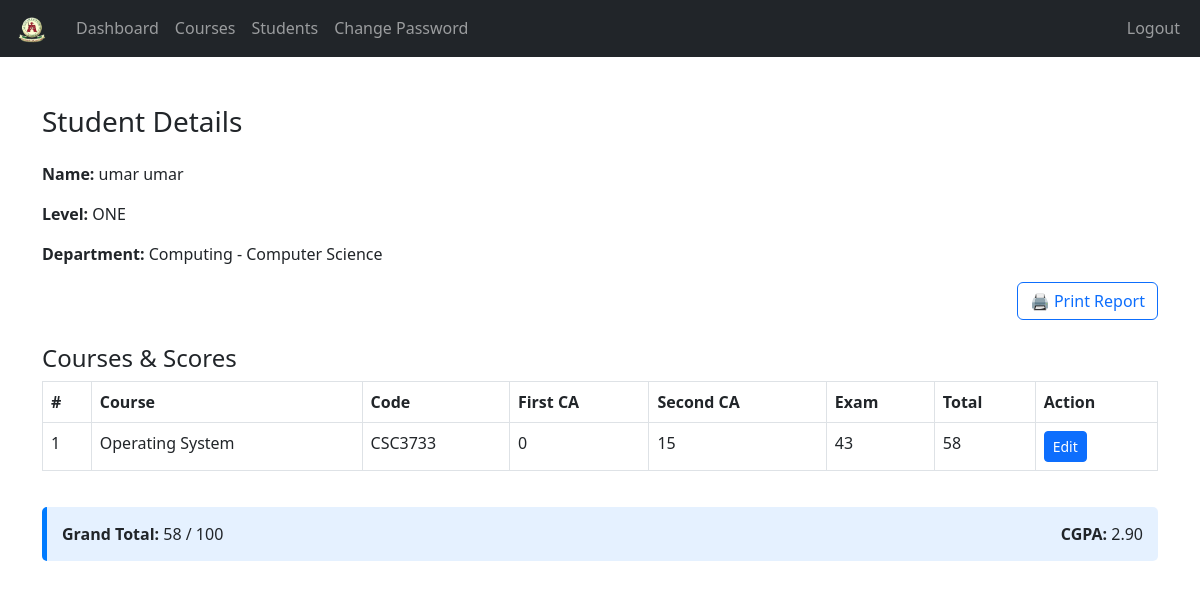
Page /Lecturer/student-view.php?student_id=2 (signed in) on the committed database.
### tables this page shows
CREATE TABLE `students` (
  `student_id` int NOT NULL AUTO_INCREMENT,
  `username` varchar(127) NOT NULL,
  `password` varchar(255) NOT NULL,
  `fname` varchar(127) NOT NULL,
  `lname` varchar(255) NOT NULL,
  `department_id` int DEFAULT NULL,
  `level` varchar(10) DEFAULT NULL,
  `cgpa` decimal(4,2) DEFAULT NULL,
  `address` varchar(500) NOT NULL,
  `gender` varchar(7) NOT NULL,
  `email_address` varchar(255) NOT NULL,
  `date_of_birth` date NOT NULL,
  `date_of_joined` timestamp NULL DEFAULT CURRENT_TIMESTAMP,
  `parent_fname` varchar(127) NOT NULL,
  `parent_lname` varchar(127) NOT NULL,
  `parent_phone_number` varchar(31) NOT NULL,
  PRIMARY KEY (`student_id`),
  UNIQUE KEY `username` (`username`),
  KEY `fk_department` (`department_id`),
  CONSTRAINT `fk_department` FOREIGN KEY (`department_id`) REFERENCES `departments` (`department_id`) ON DELETE SET NULL
);

CREATE TABLE `departments` (
  `department_id` int NOT NULL AUTO_INCREMENT,
  `department` varchar(255) NOT NULL,
  `faculty` varchar(255) NOT NULL,
  PRIMARY KEY (`department_id`),
  UNIQUE KEY `department_id` (`department_id`)
);

CREATE TABLE `subjects` (
  `subject_id` int NOT NULL AUTO_INCREMENT,
  `subject` varchar(31) NOT NULL,
  `subject_code` varchar(31) NOT NULL,
  `department` int DEFAULT NULL,
  PRIMARY KEY (`subject_id`)
);

CREATE TABLE `student_subject_scores` (
  `id` int NOT NULL AUTO_INCREMENT,
  `student_id` int NOT NULL,
  `subject_id` int NOT NULL,
  `first_ca` tinyint DEFAULT NULL,
  `second_ca` tinyint DEFAULT NULL,
  `exam` tinyint DEFAULT NULL,
  `created_at` timestamp NULL DEFAULT CURRENT_TIMESTAMP,
  `updated_at` timestamp NULL DEFAULT CURRENT_TIMESTAMP ON UPDATE CURRENT_TIMESTAMP,
  PRIMARY KEY (`id`),
  UNIQUE KEY `ux_student_subject` (`student_id`,`subject_id`),
  KEY `subject_id` (`subject_id`),
  CONSTRAINT `student_subject_scores_ibfk_1` FOREIGN KEY (`student_id`) REFERENCES `students` (`student_id`),
  CONSTRAINT `student_subject_scores_ibfk_2` FOREIGN KEY (`subject_id`) REFERENCES `subjects` (`subject_id`) ON DELETE CASCADE
);

### Lecturer/data/department.php (called while the page is built, shortened)
<?php
function getDepartmentById($department_id, $conn){
   $sql = "SELECT * FROM departments
           WHERE department_id=?";
   $stmt = $conn->prepare($sql);
   $stmt->execute([$department_id]);
   if ($stmt->rowCount() == 1) {
     $department = $stmt->fetch();
     return $department;
   }else {
    return 0;
   }
}

### Lecturer/student-view.php (the view, shortened to what this page needs)
<?php
include "../DB_connection.php";
include "data/department.php";
$lecturer_id = (int)$_SESSION['lecturer_id'];
$student_id = (int)$_GET['student_id'];
$stmt = $conn->prepare("SELECT * FROM students WHERE student_id = ?");
$stmt->execute([$student_id]);
$student = $stmt->fetch(PDO::FETCH_ASSOC);
$error_message = "No courses found for this student in your assigned department and level.";
$stmt = $conn->prepare(
    "SELECT s.subject_id, s.subject, s.subject_code
     FROM subjects s
     JOIN lecturer_subjects ls ON s.subject_id = ls.subject_id
     JOIN student_subject_scores sc ON s.subject_id = sc.subject_id
     JOIN lecturer_levels ll ON ll.lecturer_id = ls.lecturer_id
     WHERE ls.lecturer_id = ?
     AND sc.student_id = ?
     AND s.department = ?
     AND ll.level = ?"
);
$stmt->execute([$lecturer_id, $student_id, $student['department_id'], $student['level']]);
$subjects = $stmt->fetchAll(PDO::FETCH_ASSOC);
$stmt2 = $conn->prepare(
    "SELECT subject_id, first_ca, second_ca, exam
     FROM student_subject_scores
     WHERE student_id = ?
     AND subject_id IN (
         SELECT s.subject_id
         FROM subjects s
         JOIN lecturer_subjects ls ON s.subject_id = ls.subject_id
         JOIN lecturer_levels ll ON ll.lecturer_id = ls.lecturer_id
         WHERE ls.lecturer_id = ?
         AND s.department = ?
         AND ll.level = ?
     )"
);
$stmt2->execute([$student_id, $lecturer_id, $student['department_id'], $student['level']]);
$scoresMap = [];
while ($r = $stmt2->fetch(PDO::FETCH_ASSOC)) {
    $scoresMap[$r['subject_id']] = $r;
}
$grandTotal = 0;
$numSubjects = count($subjects);
foreach ($subjects as $sub) {
    $sc = $scoresMap[$sub['subject_id']] ?? ['first_ca' => 0, 'second_ca' => 0, 'exam' => 0];
    $grandTotal += ($sc['first_ca'] + $sc['second_ca'] + $sc['exam']);
}
if ($numSubjects > 0) {
    $cgpa = round(($grandTotal / ($numSubjects * 100)) * 5.0, 2);
} else {
    $cgpa = 0.00;
}
?>
<!DOCTYPE html>
<html lang="en">
<head>
    <link href="https://cdn.jsdelivr.net/npm/bootstrap@5.2.0/dist/css/bootstrap.min.css" rel="stylesheet"/>
</head>
<body>
    <?php include "inc/navbar.php"; ?>
    <div class="container mt-5">
        <h3 class="mb-4">Student Details</h3>
        <p><strong>Name:</strong> <?= htmlspecialchars($student['fname'] . " " . $student['lname']) ?></p>
        <p><strong>Level:</strong> <?= htmlspecialchars($student['level'] ?? 'N/A') ?></p>
        <p><strong>Department:</strong>
            <?= htmlspecialchars(($d = getDepartmentById($student['department_id'], $conn)) ? $d['faculty'] . " - " . $d['department'] : 'N/A') ?>
        </p>
        <div class="d-flex justify-content-end mb-3">
            <button class="btn btn-outline-primary" onclick="window.print()">🖨️ Print Report</button>
        </div>
        <h4 class="mt-4">Courses & Scores</h4>
        <div class="table-responsive">
            <table class="table table-bordered">
                <thead>
                    <tr>
                        <th>#</th>
                        <th>Course</th>
                        <th>Code</th>
                        <th>First CA</th>
                        <th>Second CA</th>
                        <th>Exam</th>
                        <th>Total</th>
                        <th>Action</th>
                    </tr>
                </thead>
                <tbody>
                    <?php if (empty($subjects)): ?>
                        <tr>
                            <td colspan="8" class="text-center"><?= htmlspecialchars($error_message) ?></td>
                        </tr>
                    <?php else: ?>
                        <?php foreach ($subjects as $i => $sub):
                            $sc = $scoresMap[$sub['subject_id']] ?? ['first_ca' => 0, 'second_ca' => 0, 'exam' => 0];
                            $total = $sc['first_ca'] + $sc['second_ca'] + $sc['exam'];
                        ?>
                            <tr>
                                <td><?= $i + 1 ?></td>
                                <td><?= htmlspecialchars($sub['subject']) ?></td>
                                <td><?= htmlspecialchars($sub['subject_code']) ?></td>
                                <td><?= $sc['first_ca'] ?></td>
                                <td><?= $sc['second_ca'] ?></td>
                                <td><?= $sc['exam'] ?></td>
                                <td><?= $total ?></td>
                                <td>
                                    <a href="student-grade.php?student_id=<?= $student_id ?>&subject_id=<?= $sub['subject_id'] ?>"
                                       class="btn btn-sm btn-primary">Edit</a>
                                </td>
                            </tr>
                        <?php endforeach; ?>
                    <?php endif; ?>
                </tbody>
            </table>
        </div>
        <div style="margin-top: 20px; padding: 15px; background-color: rgba(0, 123, 255, 0.1); border-left: 5px solid #007bff; border-radius: 5px;" class="d-flex justify-content-between align-items-center">
            <div><strong>Grand Total:</strong> <?= $grandTotal ?> / <?= $numSubjects * 100 ?></div>
            <div><strong>CGPA:</strong> <?= number_format($cgpa, 2) ?></div>
        </div>
    </div>
</body>
</html>

### rows in the picture
students: fname+lname "umar umar", level "ONE"
departments: faculty+department "Computing - Computer Science"
subjects: subject "Operating System", subject_code "CSC3733", subject_id.first_ca "0", subject_id.second_ca "15", subject_id.exam "43", subject_id.exam "58"

### other values in the picture
$grandTotal "58"
$numSubjects * 100 "100"
$cgpa "2.90"
